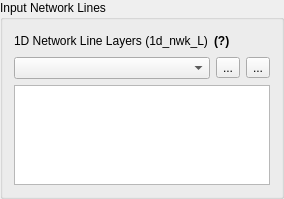
         <widget class="QgsCollapsibleGroupBox" name="gbLines">
          <property name="title">
           <string>Input Network Lines</string>
          </property>
          <property name="collapsed">
           <bool>false</bool>
          </property>
          <property name="saveCollapsedState">
           <bool>false</bool>
          </property>
          <layout class="QVBoxLayout" name="verticalLayout_3">
           <item>
            <layout class="QVBoxLayout" name="InputLineLayout">
             <item>
              <layout class="QHBoxLayout" name="horizontalLayout_32">
               <item>
                <widget class="QLabel" name="label">
                 <property name="text">
                  <string>1D Network Line Layers (1d_nwk_L)</string>
                 </property>
                </widget>
               </item>
               <item>
                <widget class="QLabel" name="inputLinesToolTip">
                 <property name="text">
                  <string>&lt;html&gt;&lt;head/&gt;&lt;body&gt;&lt;p&gt;&lt;span style=&quot; font-weight:600;&quot;&gt;(?)&lt;/span&gt;&lt;/p&gt;&lt;/body&gt;&lt;/html&gt;</string>
                 </property>
                </widget>
               </item>
               <item>
                <spacer name="horizontalSpacer_48">
                 <property name="orientation">
                  <enum>Qt::Horizontal</enum>
                 </property>
                 <property name="sizeHint" stdset="0">
                  <size>
                   <width>40</width>
                   <height>20</height>
                  </size>
                 </property>
                </spacer>
               </item>
              </layout>
             </item>
             <item>
              <layout class="QHBoxLayout" name="horizontalLayout">
               <item>
                <widget class="QComboBox" name="cboInputLines">
                 <property name="editable">
                  <bool>false</bool>
                 </property>
                </widget>
               </item>
               <item>
                <widget class="QToolButton" name="btnAddLines">
                 <property name="text">
                  <string>...</string>
                 </property>
                </widget>
               </item>
               <item>
                <widget class="QToolButton" name="btnRemoveLines">
                 <property name="text">
                  <string>...</string>
                 </property>
                </widget>
               </item>
              </layout>
             </item>
             <item>
              <widget class="QListWidget" name="lwLines">
               <property name="maximumSize">
                <size>
                 <width>16777215</width>
                 <height>100</height>
                </size>
               </property>
               <property name="selectionMode">
                <enum>QAbstractItemView::ExtendedSelection</enum>
               </property>
              </widget>
             </item>
            </layout>
           </item>
           <item>
            <spacer name="verticalSpacer">
             <property name="orientation">
              <enum>Qt::Vertical</enum>
             </property>
             <property name="sizeHint" stdset="0">
              <size>
               <width>20</width>
               <height>0</height>
              </size>
             </property>
            </spacer>
           </item>
          </layout>
         </widget>
